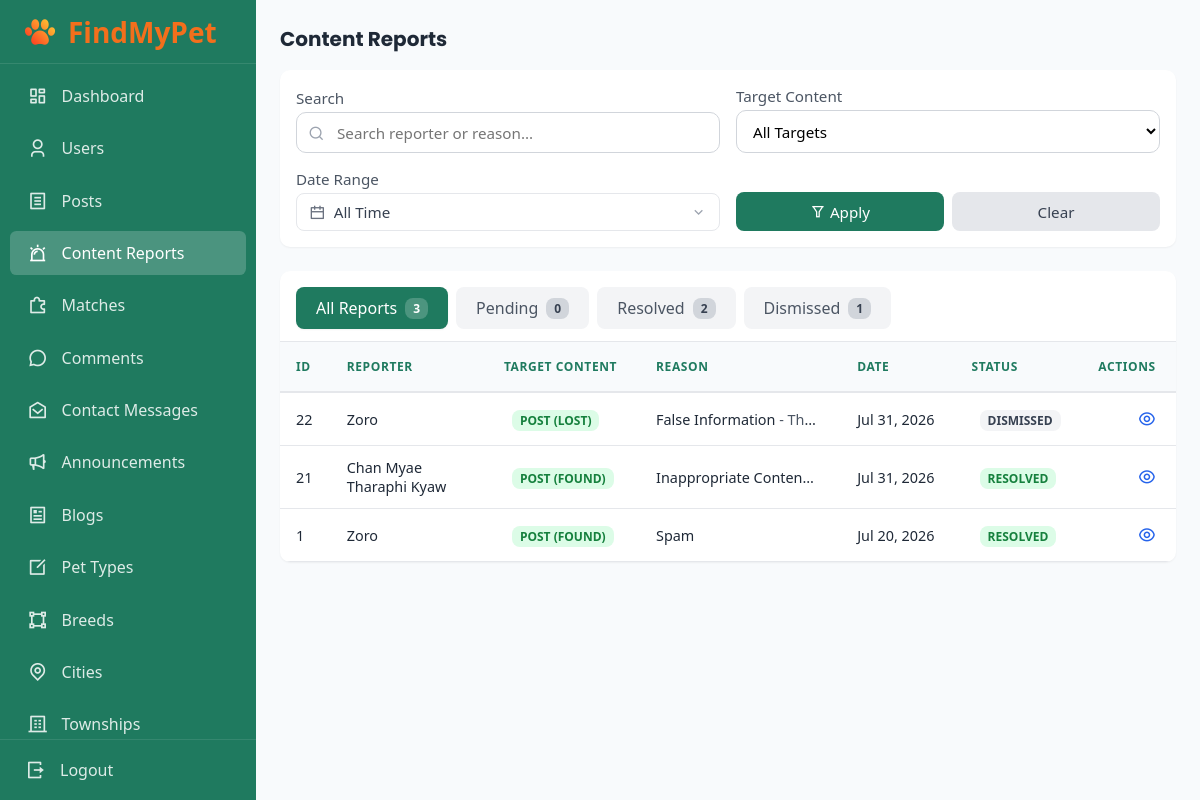
/admin/reports.php (signed in), run on the app's committed database.
### tables this page shows
CREATE TABLE `content_report` (
  `id` int(11) NOT NULL,
  `reporter_id` int(11) NOT NULL,
  `post_id` int(11) DEFAULT NULL,
  `comment_id` int(11) DEFAULT NULL,
  `reason` enum('Spam','False Information','Inappropriate Content','Harassment','Other') NOT NULL,
  `details` text DEFAULT NULL,
  `status` enum('Pending','Dismissed','Resolved') DEFAULT 'Pending',
  `created_at` datetime DEFAULT current_timestamp(),
  `updated_at` datetime DEFAULT current_timestamp() ON UPDATE current_timestamp()
);

CREATE TABLE `users` (
  `id` int(11) NOT NULL,
  `role_id` int(11) NOT NULL,
  `township_id` int(11) NOT NULL,
  `full_name` varchar(255) NOT NULL,
  `email` varchar(255) NOT NULL,
  `password` varchar(255) NOT NULL,
  `phone` varchar(20) NOT NULL,
  `address` text DEFAULT NULL,
  `verification_token` varchar(255) DEFAULT NULL,
  `token_expire` datetime DEFAULT NULL,
  `is_verified` tinyint(1) DEFAULT 0,
  `status` enum('Active','Suspended','Banned') NOT NULL DEFAULT 'Active',
  `suspended_until` datetime DEFAULT NULL,
  `reset_token` varchar(255) DEFAULT NULL,
  `reset_expire` datetime DEFAULT NULL,
  `email_notifications` tinyint(1) DEFAULT 1,
  `match_notifications` tinyint(1) DEFAULT 1,
  `post_notifications` tinyint(1) DEFAULT 1,
  `comment_notifications` tinyint(1) DEFAULT 1,
  `created_at` datetime DEFAULT current_timestamp()
);

CREATE TABLE `post` (
  `id` int(11) NOT NULL,
  `user_id` int(11) NOT NULL,
  `pet_id` int(11) NOT NULL,
  `township_id` int(11) NOT NULL,
  `post_type` enum('Lost','Found') NOT NULL,
  `description` text DEFAULT NULL,
  `last_seen_date` date DEFAULT NULL,
  `last_seen_time` time DEFAULT NULL,
  `last_seen_location` varchar(255) DEFAULT NULL,
  `contact_phone` varchar(20) DEFAULT NULL,
  `contact_email` varchar(255) DEFAULT NULL,
  `status` enum('Active','Reunited','Draft') DEFAULT 'Active',
  `created_at` datetime DEFAULT current_timestamp()
);

### admin/reports.php (the view, shortened to what the rows shown need)
<?php
require_once "../database/functions.php";
$currentFilter   = $_GET['filter'] ?? 'all';
$searchQuery     = $_GET['search'] ?? '';
$targetContent   = $_GET['target'] ?? 'all';
$filterDateFrom  = $_GET['date_from'] ?? '';
$filterDateTo    = $_GET['date_to'] ?? '';
$filters = [
    'filter'    => $currentFilter,
    'search'    => $searchQuery,
    'target'    => $targetContent,
    'date_from' => $filterDateFrom,
    'date_to'   => $filterDateTo
];
$perPage = 10;
$currentPage = isset($_GET['page']) && is_numeric($_GET['page']) && $_GET['page'] > 0 ? (int)$_GET['page'] : 1;
$offset = ($currentPage - 1) * $perPage;
$reports = getFilteredReports($pdo, $filters, $perPage, $offset);
?>
<!DOCTYPE html>
<html lang="en">
<head>
    <link rel="stylesheet" href="../assets/css/style.css">
    <link rel="stylesheet" href="../assets/css/admin.css">
    <link href="https://cdn.jsdelivr.net/npm/remixicon@4.9.0/fonts/remixicon.css" rel="stylesheet" />
</head>
<body class="admin-body">
    <main class="admin-main">
        <section>
            <div class="table-card">
                <div class="admin-table-wrapper">
                    <table class="admin-table">
                        <thead>
                            <tr>
                                <th>ID</th>
                                <th>Reporter</th>
                                <th>Target Content</th>
                                <th>Reason</th>
                                <th>Date</th>
                                <th>Status</th>
                                <th>Actions</th>
                            </tr>
                        </thead>
                        <tbody>
                            <?php if (count($reports) > 0): ?>
                                <?php foreach ($reports as $reportItem): ?>
                                    <?php
                                    $formattedDate = date('M d, Y', strtotime($reportItem['created_at']));
                                    $statusClass = getReportStatusBadgeClass($reportItem['status']);
                                    $targetType = !empty($reportItem['post_id']) ? 'post' : 'comment';
                                    $targetId = !empty($reportItem['post_id']) ? $reportItem['post_id'] : $reportItem['comment_id'];
                                    $ownerId = $reportItem['owner_id'] ?? 0;
                                    if ($targetType === 'post') {
                                        $targetBadge = '<span class="admin-tab-badge badge-post text-uppercase">Post (' . htmlspecialchars($reportItem['reported_post_type']) . ')</span>';
                                        $viewLink = 'edit_post.php?id=' . $reportItem['post_id'];
                                        $contentPreview = $reportItem['reported_post_type'];
                                    } else {
                                        $targetBadge = '<span class="admin-tab-badge badge-comment text-uppercase">Comment</span>';
                                        $viewLink = !empty($reportItem['comment_post_id']) ? '../user/post_details.php?id=' . $reportItem['comment_post_id'] : '#';
                                        $contentPreview = $reportItem['reported_comment_text'];
                                    }
                                    ?>
                                    <tr>
                                        <td><?= $reportItem['id']; ?></td>
                                        <td class="td-name"><?= htmlspecialchars($reportItem['reporter_name'] ?? 'Unknown User'); ?></td>
                                        <td><?= $targetBadge ?></td>
                                        <td>
                                            <div class="td-email" title="<?= htmlspecialchars($reportItem['reason'] . ': ' . $reportItem['details']) ?>">
                                                <span class="font-weight-medium"><?= htmlspecialchars($reportItem['reason']); ?></span>
                                                <?php if (!empty($reportItem['details'])): ?>
                                                    <span class="text-color-muted"> - <?= htmlspecialchars($reportItem['details']); ?></span>
                                                <?php endif; ?>
                                            </div>
                                        </td>
                                        <td class="td-date"><?= $formattedDate ?></td>
                                        <td>
                                            <span class="admin-tab-badge <?= $statusClass ?> text-uppercase">
                                                <?= htmlspecialchars($reportItem['status']) ?>
                                            </span>
                                        </td>
                                        <td>
                                            <div class="admin-action-group admin-action-group-end">
                                                <button type="button"
                                                    class="admin-action-btn edit review-btn"
                                                    title="Review & Take Action"
                                                    data-report-id="<?= $reportItem['id'] ?>"
                                                    data-reporter="<?= htmlspecialchars($reportItem['reporter_name'] ?? 'Unknown', ENT_QUOTES, 'UTF-8') ?>"
                                                    data-reason="<?= htmlspecialchars($reportItem['reason'], ENT_QUOTES, 'UTF-8') ?>"
                                                    data-details="<?= htmlspecialchars($reportItem['details'], ENT_QUOTES, 'UTF-8') ?>"
                                                    data-target-type="<?= $targetType ?>"
                                                    data-target-id="<?= $targetId ?>"
                                                    data-content-preview="<?= htmlspecialchars($contentPreview, ENT_QUOTES, 'UTF-8') ?>"
                                                    data-view-link="<?= htmlspecialchars($viewLink, ENT_QUOTES, 'UTF-8') ?>"
                                                    data-owner-id="<?= $ownerId ?>">
                                                    <i class="ri-eye-line"></i>
                                                </button>
                                            </div>
                                        </td>
                                    </tr>
                                <?php endforeach; ?>
                            <?php else: ?>
                                <tr>
                                    <td colspan="7" class="empty-state">No Record Found</td>
                                </tr>
                            <?php endif; ?>
                        </tbody>
                    </table>
                </div>
            </div>
        </section>
    </main>
</body>
</html>

### data on the page
content_report: id "22", reporter.full_name "Zoro", post.post_type "LOST", reason "False Information", details "Th…", created_at "Jul 31, 2026", status "DISMISSED"
content_report: id "21", reporter.full_name "Chan Myae Tharaphi Kyaw", post.post_type "FOUND", reason "Inappropriate Conten…", created_at "Jul 31, 2026", status "RESOLVED"
content_report: id "1", reporter.full_name "Zoro", post.post_type "FOUND", reason "Spam", created_at "Jul 20, 2026", status "RESOLVED"

### other printed values
$dateRangeDisplay "All Time"
$label "All Reports"
$statusCounts[$key] "3"
$label "Pending"
$statusCounts[$key] "0"
$label "Resolved"
$statusCounts[$key] "2"
$label "Dismissed"
$statusCounts[$key] "1"
